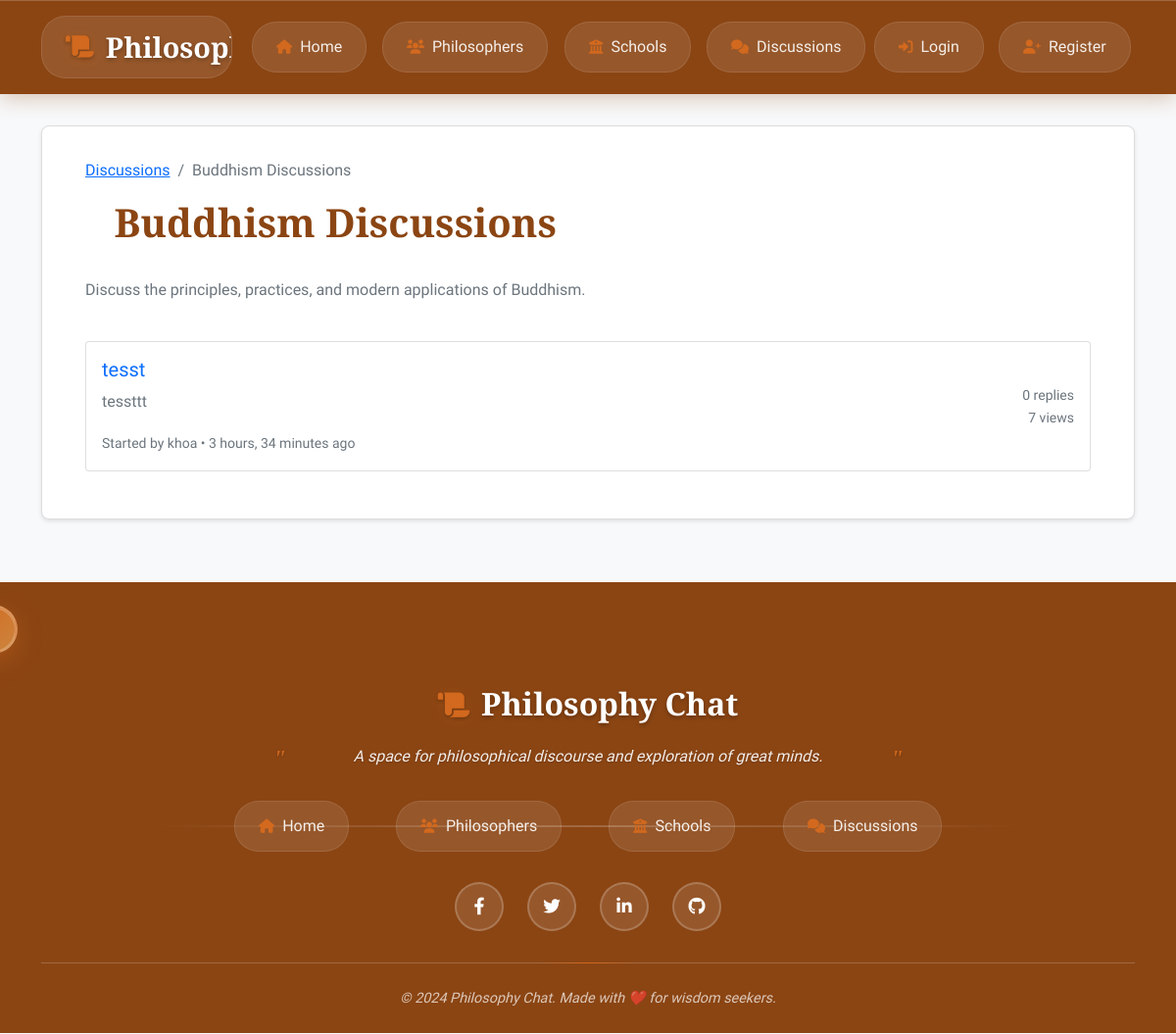
The page /discussions/category/11/ on the database its author committed.
### chat/models.py (models this page shows, shortened)
class DiscussionCategory(models.Model):
    name = models.CharField(max_length=100)
    description = models.TextField(blank=True)
    school = models.ForeignKey(PhilosophySchool, on_delete=models.CASCADE, null=True, blank=True)
    created_at = models.DateTimeField(auto_now_add=True)
    class Meta:
        ordering = ['name']
        verbose_name_plural = "Discussion Categories"

class DiscussionTopic(models.Model):
    title = models.CharField(max_length=200)
    content = models.TextField()
    author = models.ForeignKey(User, on_delete=models.CASCADE)
    category = models.ForeignKey(DiscussionCategory, on_delete=models.CASCADE, related_name='topics')
    created_at = models.DateTimeField(auto_now_add=True)
    updated_at = models.DateTimeField(auto_now=True)
    is_pinned = models.BooleanField(default=False)
    is_locked = models.BooleanField(default=False)
    views = models.PositiveIntegerField(default=0)
    def get_reply_count(self):
        return self.replies.count()
    def get_last_reply(self):
        return self.replies.order_by('-created_at').first()
    class Meta:
        ordering = ['-is_pinned', '-updated_at']

### chat/views.py (the view)
# urls.py: path('category/<int:pk>/', views.category_detail, name='category_detail'),
def category_detail(request, pk):
    category = get_object_or_404(DiscussionCategory, pk=pk)
    topics_list = category.topics.all()
    paginator = Paginator(topics_list, 10)
    page_number = request.GET.get('page')
    topics = paginator.get_page(page_number)
    context = {
        'category': category,
        'topics': topics,
    }
    return render(request, 'discussions/category_detail.html', context)

### templates/discussions/category_detail.html (shortened to what this page needs)
{% extends 'base.html' %}
{% block content %}
<div class="container">
    <div class="row">
        <div class="col-12">
            <nav aria-label="breadcrumb">
                <ol class="breadcrumb">
                    <li class="breadcrumb-item"><a href="{% url 'discussions:home' %}">Discussions</a></li>
                    <li class="breadcrumb-item active">{{ category.name }}</li>
                </ol>
            </nav>
            <div class="d-flex justify-content-between align-items-center mb-4">
                <div>
                    <h1 class="vintage-header">{{ category.name }}</h1>
                    <p class="text-muted">{{ category.description }}</p>
                </div>
            </div>
        </div>
    </div>
    <div class="row">
        <div class="col-12">
            {% for topic in topics %}
            <div class="card mb-3">
                <div class="card-body">
                    <div class="row align-items-center">
                        <div class="col-md-8">
                            <h5 class="card-title">
                                <a href="{% url 'discussions:topic_detail' topic.pk %}" class="text-decoration-none">
                                    {{ topic.title }}
                                </a>
                            </h5>
                            <p class="card-text text-muted">{{ topic.content|truncatewords:15 }}</p>
                            <small class="text-muted">
                                Started by {{ topic.author.username }} • {{ topic.created_at|timesince }} ago
                            </small>
                        </div>
                        <div class="col-md-4 text-end">
                            <div class="text-muted small">
                                <div>{{ topic.get_reply_count }} repl{{ topic.get_reply_count|pluralize:"y,ies" }}</div>
                                <div>{{ topic.views }} view{{ topic.views|pluralize }}</div>
                            </div>
                        </div>
                    </div>
                </div>
            </div>
            {% endfor %}
        </div>
    </div>
</div>
{% endblock %}

### static/css/style.css (style rules this page uses)
body { background: #f8f9fa; color: #333; font-family: 'Georgia', serif; line-height: 1.6; margin: 0; padding: 0; }
.vintage-header { font-family: 'Playfair Display', serif; color: #8B4513; text-align: center; margin-bottom: 2rem; font-weight: 600; transition: color 0.3s ease; }
.mb-4 { margin-bottom: 1rem; }

### rows shown on the page
DiscussionCategory: name "Buddhism Discussions", description "Discuss the principles, practices, and modern applications of Buddhism."
DiscussionTopic: title "tesst", content "tessttt", author.username "khoa", created_at "3 hours, 34 minutes", get_reply_count "0", views "7"
